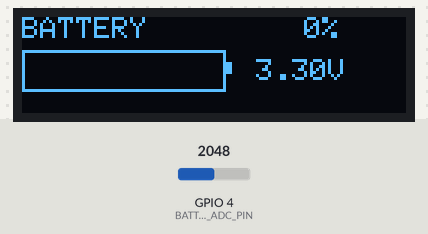
This sketch was run on a simulated ESP32. Parts: 128×32 one-colour display. Inputs (shaded band) come from the test bench; at power-on: GPIO 4 (BATTERY_ADC_PIN) = 2048 (analog values on the 0–4095 scale). What the sketch prints to the serial monitor is not drawn.

Above: at 2.4 s.
2.5 s: GPIO 4 (BATTERY_ADC_PIN) set to 2102
At 4.4 s:
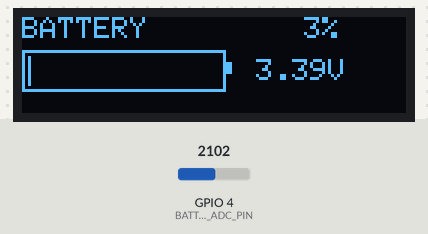
4.9 s: GPIO 4 (BATTERY_ADC_PIN) set to 2866
At 6.8 s:
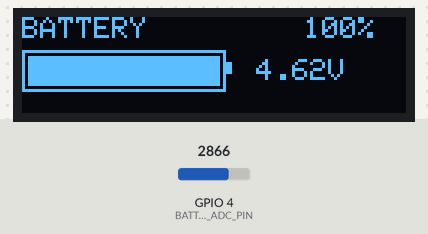
7.1 s: GPIO 4 (BATTERY_ADC_PIN) set to 3603
At 8.5 s:
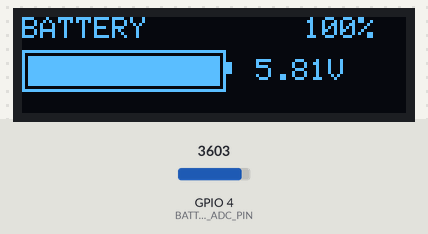
Timing chart, 0 to 10.1 s (numbered marks = the images above; inputs shaded):
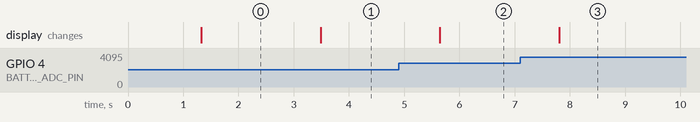

Measured:
- the behaviour switches between 2051 and 2052 on GPIO 4 (BATTERY_ADC_PIN) (found by bisection; images 0 and 1)
- after the input at 2.5 s, the display: changes after 0.98 s (image 1)
- after the input at 4.9 s, the display: changes after 0.75 s (image 2)
- after the input at 7.1 s, the display: changes after 0.71 s (image 3)

The sketch:

02_battery_voltage.ino
```cpp
#include <Wire.h>
#include <Adafruit_GFX.h>
#include <Adafruit_SSD1306.h>

#define SDA_PIN 5
#define SCL_PIN 6
#define BATTERY_ADC_PIN 4

#define SCREEN_WIDTH 128
#define SCREEN_HEIGHT 32
#define OLED_RESET -1
#define OLED_ADDRESS 0x3C

// Divider 10k (atas) + 10k (bawah) = rasio 2.0
const float DIVIDER_RATIO = 2.0f;

// Ubah setelah dibandingkan dengan multimeter.
// Contoh: multimeter 3.90V, OLED 3.84V
// CALIBRATION = 3.90 / 3.84 = 1.0156
const float CALIBRATION = 1.0000f;

Adafruit_SSD1306 display(SCREEN_WIDTH, SCREEN_HEIGHT, &Wire, OLED_RESET);

float readBatteryVoltage() {
  const int samples = 32;
  uint32_t totalMv = 0;

  for (int i = 0; i < samples; i++) {
    totalMv += analogReadMilliVolts(BATTERY_ADC_PIN);
    delay(2);
  }

  float adcVoltage = (totalMv / (float)samples) / 1000.0f;
  return adcVoltage * DIVIDER_RATIO * CALIBRATION;
}

int batteryPercent(float voltage) {
  // Estimasi kurva Li-ion 1S berdasarkan tegangan.
  // Nilai persen dapat bergeser saat charging atau saat ada beban besar.
  const float volts[] = {
    3.30, 3.45, 3.55, 3.61, 3.65,
    3.68, 3.71, 3.74, 3.77, 3.79,
    3.82, 3.85, 3.87, 3.91, 3.95,
    3.98, 4.02, 4.08, 4.11, 4.15, 4.20
  };

  const int percents[] = {
    0, 5, 10, 15, 20,
    25, 30, 35, 40, 45,
    50, 55, 60, 65, 70,
    75, 80, 85, 90, 95, 100
  };

  const int count = sizeof(volts) / sizeof(volts[0]);

  if (voltage <= volts[0]) return 0;
  if (voltage >= volts[count - 1]) return 100;

  for (int i = 0; i < count - 1; i++) {
    if (voltage >= volts[i] && voltage <= volts[i + 1]) {
      float ratio = (voltage - volts[i]) / (volts[i + 1] - volts[i]);
      return percents[i] + (int)((percents[i + 1] - percents[i]) * ratio + 0.5f);
    }
  }

  return 0;
}

void drawBatteryIcon(int x, int y, int w, int h, int percent) {
  display.drawRect(x, y, w, h, SSD1306_WHITE);
  display.fillRect(x + w, y + h / 3, 2, h / 3, SSD1306_WHITE);

  int innerWidth = w - 4;
  int fillWidth = map(percent, 0, 100, 0, innerWidth);

  if (fillWidth > 0) {
    display.fillRect(x + 2, y + 2, fillWidth, h - 4, SSD1306_WHITE);
  }
}

void setup() {
  Serial.begin(115200);

  Wire.begin(SDA_PIN, SCL_PIN);

  if (!display.begin(SSD1306_SWITCHCAPVCC, OLED_ADDRESS)) {
    Serial.println("OLED tidak terdeteksi!");
    while (true) {
      delay(100);
    }
  }

  analogReadResolution(12);
  analogSetPinAttenuation(BATTERY_ADC_PIN, ADC_11db);

  display.clearDisplay();
  display.setTextColor(SSD1306_WHITE);
  display.setTextSize(1);
  display.setCursor(13, 10);
  display.println("SMART POWERBANK");
  display.display();
  delay(1200);
}

void loop() {
  float batteryVoltage = readBatteryVoltage();
  int percent = batteryPercent(batteryVoltage);

  Serial.printf("Battery: %.3f V | %d%%\n", batteryVoltage, percent);

  display.clearDisplay();

  display.setTextSize(1);
  display.setCursor(0, 0);
  display.print("BATTERY");

  display.setCursor(94, 0);
  display.print(percent);
  display.print("%");

  drawBatteryIcon(0, 11, 68, 14, percent);

  display.setTextSize(1);
  display.setCursor(78, 14);
  display.print(batteryVoltage, 2);
  display.print("V");

  display.display();

  delay(1000);
}
```
